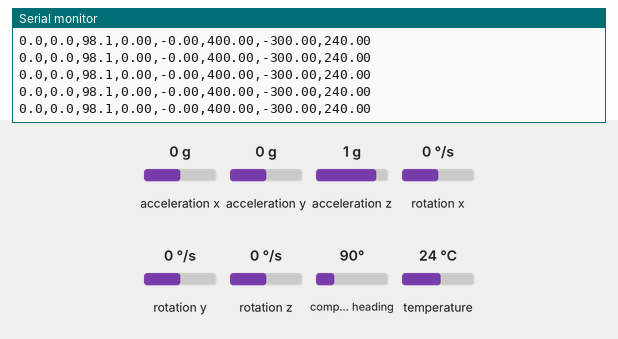
Recording of a sketch running on a simulated Arduino Uno, built with avr-gcc and run on an emulated ATmega328P. On the bench: the last lines printed to the serial monitor. The test bench sets the inputs (shaded band); at power-on: rotation x 0 °/s, rotation z 0 °/s, acceleration x 0 g, acceleration y 0 g, acceleration z 1 g, rotation y 0 °/s, compass heading 90°, temperature 24 °C.

Above: at 1.2 s.
1.3 s: rotation x set to -192 °/s
At 1.43 s:
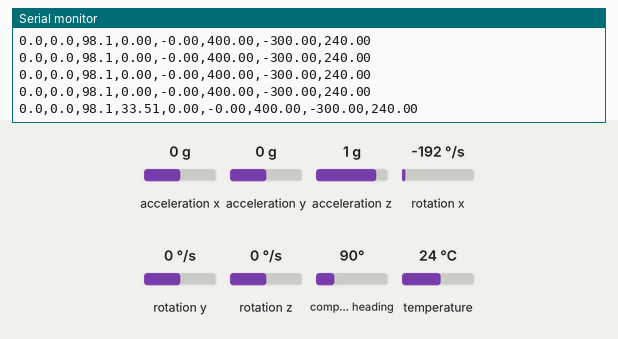
3.2 s: rotation z set to -192 °/s
At 3.41 s:
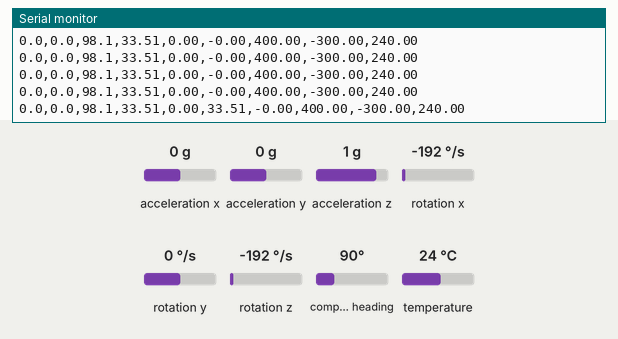
5.2 s: acceleration x set to -1.4 g
At 5.29 s:
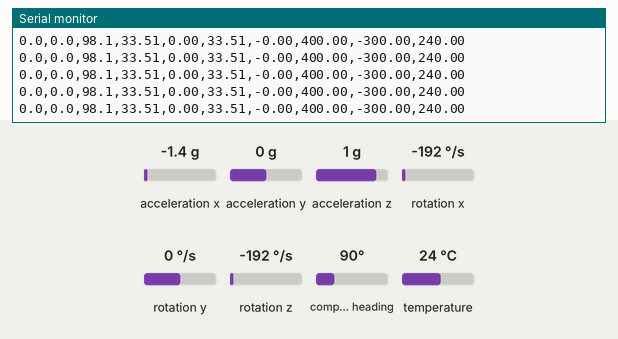
6.7 s: acceleration y set to -1.4 g
At 6.73 s:
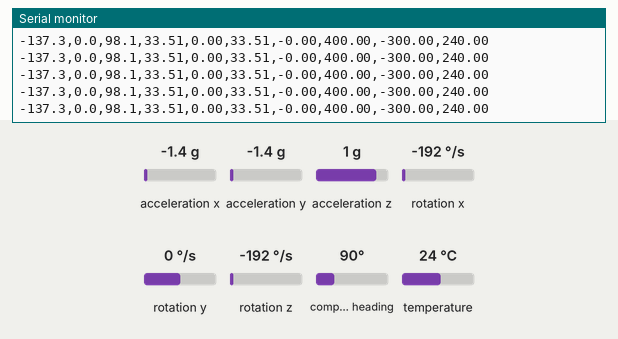
8.2 s: acceleration z set to -1.4 g
At 8.28 s:
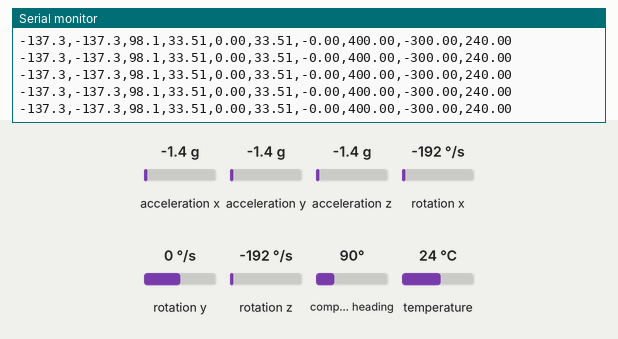

The sketch:

sketch_aug13d.ino
```cpp
#include "MPU9250.h"

// an MPU9250 object with the MPU-9250 sensor on I2C bus 0 with address 0x68
MPU9250 IMU(Wire,0x68);
int status;

int invertion(float x)
{
  if (x < 0)
  {
    Serial.print(fabsf(x),2);
    Serial.print(",");
  }
  else
  {
  if (x > 0)
  {
    x = x-(x*2);
    Serial.print (x,2);
    Serial.print(",");
  }
  }
  if(x = 0)
  {
    Serial.print(x,2);
  }
}


void setup() {

  // serial to display data
  Serial.begin(115200);
  while(!Serial) {}
IMU.setAccelRange(MPU9250::ACCEL_RANGE_16G);
  // setting the gyroscope full scale range to +/-500 deg/s
  IMU.setGyroRange(MPU9250::GYRO_RANGE_500DPS);
  // setting DLPF bandwidth to 20 Hz
  IMU.setDlpfBandwidth(MPU9250::DLPF_BANDWIDTH_5HZ);
  // setting SRD to 19 for a 50 Hz update rate
  IMU.setSrd(19);
  IMU.calibrateGyro();
  // start communication with IMU
  status = IMU.begin();
  if (status < 0) {
    Serial.println("IMU initialization unsuccessful");
    Serial.println("Check IMU wiring or try cycling power");
    Serial.print("Status: ");
    Serial.println(status);
    while(1) {}
  }
}

void loop() {
  // read the sensor
  IMU.readSensor();
  // display the data
  Serial.print(IMU.getAccelX_mss()*10,1);
  Serial.print(",");
  Serial.print(IMU.getAccelY_mss()*10,1);
  Serial.print(",");
  Serial.print(IMU.getAccelZ_mss()*10-((IMU.getAccelZ_mss()*10)*2),1);
  Serial.print(",");
  invertion(IMU.getGyroX_rads()*10);
  Serial.print(IMU.getGyroY_rads()*10,2);
  Serial.print(",");
  invertion(IMU.getGyroZ_rads()*10);
  Serial.print(IMU.getMagX_uT()*10,2);
  Serial.print(",");
  Serial.print(IMU.getMagY_uT()*10,2);
  Serial.print(",");
  Serial.print(IMU.getMagZ_uT()*10,2);
  Serial.print(",");
  Serial.println(IMU.getTemperature_C()*10,2);
  delay(100);
}
```

Measured:
- after the input at 1.3 s, the serial monitor: prints a new line at once (image 1)
- after the input at 3.2 s, the serial monitor: prints a new line after 0.10 s (image 2)
